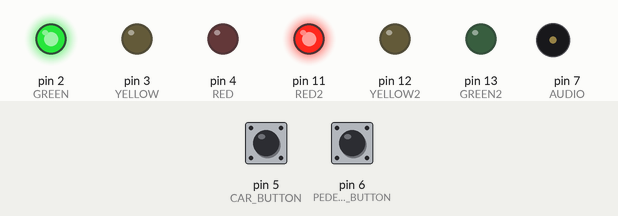
Simulated run of this sketch. Board: Arduino Uno, built with avr-gcc and run on an emulated ATmega328P. Shown: output pins drawn as LEDs (lit = HIGH), buzzer (waves = sounding). Inputs (shaded band) come from the test bench; at power-on: pin 5 (CAR_BUTTON) HIGH, pin 6 (PEDESTRIAN_BUTTON) HIGH.

Above: at 0.6 s.
1.3 s: pin 5 (CAR_BUTTON) pulled LOW for 0.15 s
At 4.3 s:
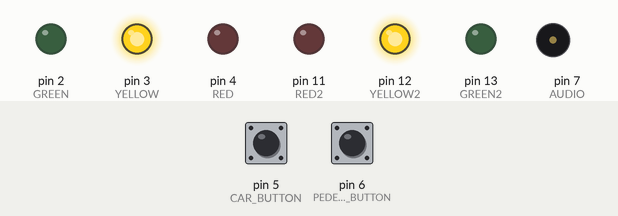
At 14.3 s:
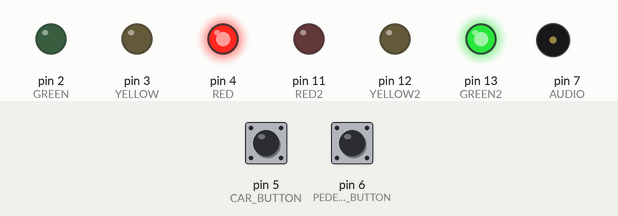
23.4 s: pin 6 (PEDESTRIAN_BUTTON) pulled LOW for 0.15 s
At 34.4 s:
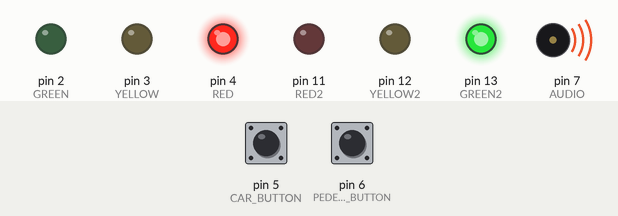
Timing chart, 0 to 34.9 s (numbered marks = the images above; inputs shaded):
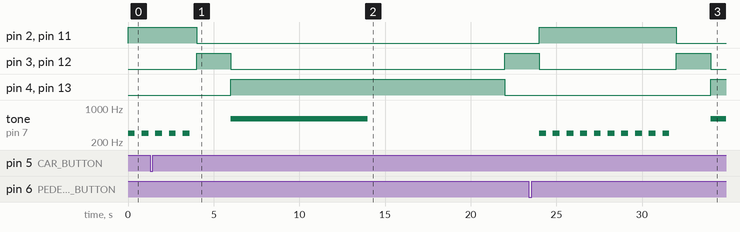

The sketch:

sketch.ino
```cpp
// Digital power pin IDs for the first traffic light
#define GREEN 2
#define YELLOW 3
#define RED 4

// Digital power pin IDs for the second traffic light
#define GREEN2 13
#define YELLOW2 12
#define RED2 11

// Digital power pin ID for the audio system
#define AUDIO 7

// Delays for the different light switches
#define DELAY_GREEN 2000
#define DELAY_YELLOW 4000
#define DELAY_RED 2000

// Square wave pitch constants
#define PEDESTRIAN_WAVE 300
#define CAR_WAVE 600

// Buttons
#define CAR_BUTTON 5
#define PEDESTRIAN_BUTTON 6

uint64_t currentPedestrians = 0;
uint64_t currentCars = 0;
float mod = 1.0f;

void setup()
{
    // Setup the digital pin IDs that we defined to output in order to get voltage
    pinMode(GREEN, OUTPUT);
    pinMode(YELLOW, OUTPUT);
    pinMode(RED, OUTPUT);
    pinMode(GREEN2, OUTPUT);
    pinMode(YELLOW2, OUTPUT);
    pinMode(RED2, OUTPUT);
    pinMode(AUDIO, OUTPUT);

    // These 2 ones will be used to check if a pressure plate is pressed
    pinMode(CAR_BUTTON, INPUT_PULLUP);
    pinMode(PEDESTRIAN_BUTTON, INPUT_PULLUP);
}

// A very botched way of scheduling the input
void updateState(const uint64_t& targetMilliseconds)
{
    uint64_t milliseconds = millis(); // Get the current unix timestamp
    uint64_t currentTime = 0; // Use this to accumulate

    // In this loop we're going to check for any input given by the user
    while (currentTime < targetMilliseconds)
    {
        // Update the current pedestrian and car number
        if (digitalRead(PEDESTRIAN_BUTTON) == LOW)
            currentPedestrians++;
        if (digitalRead(CAR_BUTTON) == LOW)
            currentCars++;

        currentTime = millis() - milliseconds;
    }
}

void loop()
{
    green_light();
    if (currentPedestrians > currentCars)
    {
        mod = 2.0f;
        if (currentPedestrians > 20)
            currentPedestrians -= 20;
        else
            currentPedestrians = 0;
    }
    else if (currentPedestrians < currentCars)
    {
        mod =  0.5f;
        if (currentPedestrians > 10)
            currentPedestrians -= 10;
        else
            currentPedestrians = 0;
    }
    else
    {
        if (currentPedestrians > 15)
            currentPedestrians -= 15;
        else
            currentPedestrians = 0;
    }

    for (uint64_t i = 0; i < (uint64_t)(5 * mod); i++)
    {
        tone(AUDIO, PEDESTRIAN_WAVE);
        updateState(DELAY_YELLOW / 10);
        noTone(AUDIO);
        updateState(DELAY_YELLOW / 10);
    }

    yellow_light();
    updateState(DELAY_RED);
    red_light();

    if (currentCars > currentPedestrians)
    {
        mod = 2.0f;
        if (currentCars > 20)
            currentCars -= 20;
        else
            currentCars = 0;
    }
    else if (currentCars < currentPedestrians)
    {
        mod =  0.5f;
        if (currentCars > 10)
            currentCars -= 10;
        else
            currentCars = 0;
    }
    else
    {
        if (currentCars > 15)
            currentCars -= 15;
        else
            currentCars = 0;
    }

    tone(AUDIO, CAR_WAVE);
    updateState((uint64_t)(DELAY_YELLOW * mod));
    noTone(AUDIO);
    updateState((uint64_t)(DELAY_YELLOW * mod));
    yellow_light();
    updateState(DELAY_GREEN);
    mod = 1.0f;
}

// Turns on the green light for the pedestrians and the red light for the vehicles
void green_light()
{
    digitalWrite(GREEN, HIGH);
    digitalWrite(YELLOW, LOW);
    digitalWrite(RED, LOW);
    digitalWrite(GREEN2, LOW);
    digitalWrite(YELLOW2, LOW);
    digitalWrite(RED2, HIGH);
}

// Turns on the yellow lights for both the pedestrians and the vehicles
void yellow_light()
{
    digitalWrite(GREEN, LOW);
    digitalWrite(YELLOW, HIGH);
    digitalWrite(RED, LOW);
    digitalWrite(GREEN2, LOW);
    digitalWrite(YELLOW2, HIGH);
    digitalWrite(RED2, LOW);
}

// Turns on the red light for the pedestrians and the green light for the cars
void red_light()
{
    digitalWrite(GREEN, LOW);
    digitalWrite(YELLOW, LOW);
    digitalWrite(RED, HIGH);
    digitalWrite(GREEN2, HIGH);
    digitalWrite(YELLOW2, LOW);
    digitalWrite(RED2, LOW);
}
```

Measured:
- after the input at 1.3 s, pin 2 (GREEN), pin 11 (RED2): goes on until 4.0 s, then stays LOW
- after the input at 23.4 s, pin 4 (RED), pin 13 (GREEN2): LOW → HIGH after 10.6 s instead of 4.2 s
- by itself, tone on pin 7 (AUDIO): plays 300 Hz for 0.40 s, 300 Hz for 0.40 s, 300 Hz for 0.40 s, 600 Hz for 8.0 s
